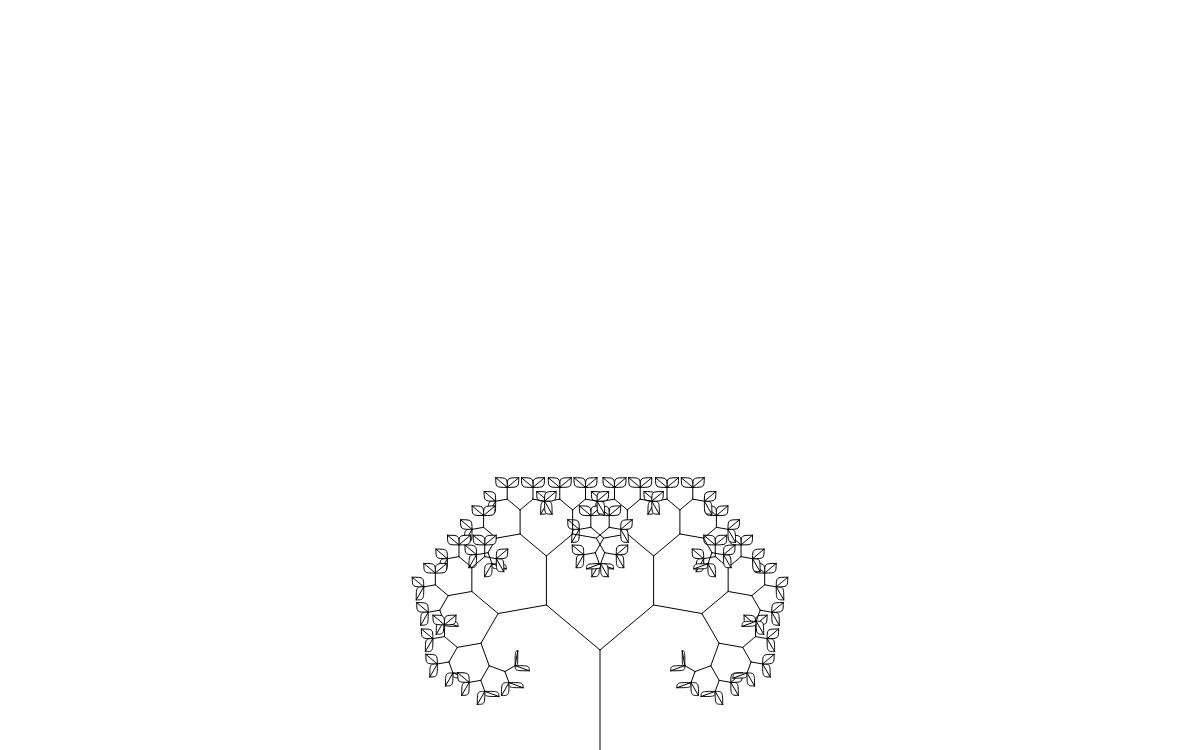
Frame 1 (no input)
Frame 60 (no input): identical to frame 1, image omitted
Frame 120 (the mouse pressed at the canvas centre since frame 60): identical to frame 1, image omitted

The p5.js sketch that drew this single still picture (run headless with seeded random() and noise() and a simulated clock; from frame 60 on, the mouse is pressed at the canvas centre):

// p5.js sketch
// ── sketch.js
let x;
let y;
let angle;
let angleMod;
let initDes;
let desMod;
let slider;

function setup() {
  createCanvas(windowWidth, round(windowHeight * 0.75));
  angleMode(DEGREES)
  x = round(windowWidth / 2);
  y = height;
  print(y, windowHeight, height);
  angle = 90;
  initDes = 100;
  desMod = createSlider(0, 0.76, 0.7, 0.01);
  angleMod = createSlider(0, 180);
  stroke(0);
  angleMod.size(300);
  desMod.size(300);
}

function draw() {
  background(255);
  arvore(x, y, initDes, angle);
}

function arvore(initX, initY, des, angle) {
  let finalX;
  let finalY;
  if(des < 10){
    leaf(initX, initY, 15, angle)
    return; 
  }
  else if(des === initDes){
    finalX = initX;
    finalY = initY - des;
    //print(initY, finalY)
  }
  else {
    finalX = initX - cos(angle) * des;
    finalY = initY - sin(angle) * des;
  }
  line(initX, initY, finalX, finalY);
  let newDes = des * desMod.value();
  arvore(finalX, finalY, newDes, angle + angleMod.value());
  arvore(finalX, finalY, newDes, angle - angleMod.value());
}

function leaf(initX, initY, des, angle) {
  finalX = initX - cos(angle) * des;
  finalY = initY - sin(angle) * des;
  
  bezier(initX, initY, initX, finalY, initX, finalY, finalX, finalY);
  bezier(initX, initY, finalX, initY, finalX, initY, finalX, finalY);
  line(initX, initY, finalX, finalY);
}

function windowResized(){
  x = round(windowWidth / 2);
  y = height;
}
// ── style.css
html, 
body,
*,
*::after,
*::before {
  margin: 0;
  padding: 0;
}
canvas {
  display: block;
}
